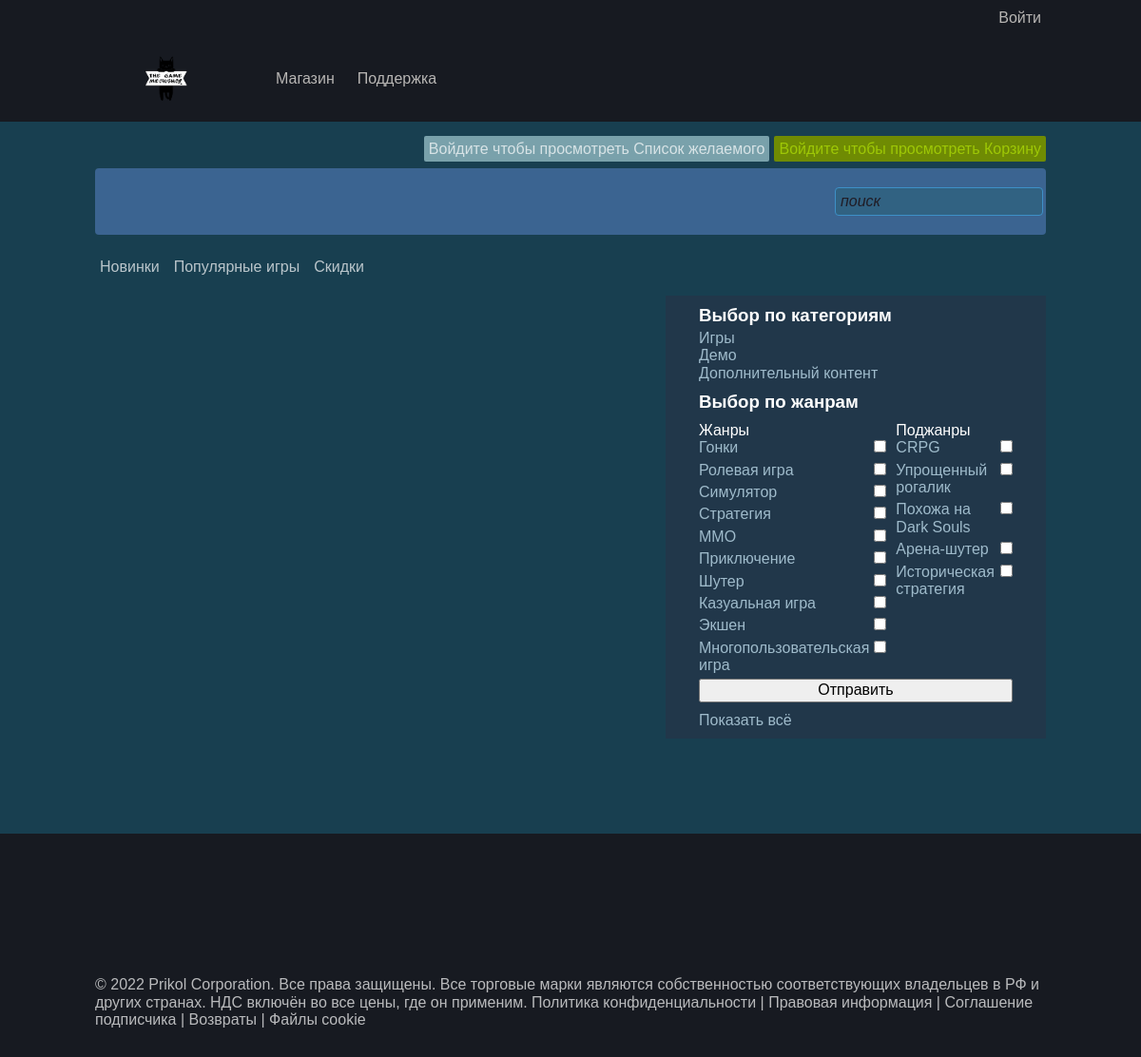
The app's page /category.php with its own data.
### tables this page shows
CREATE TABLE `categories` (
  `id` int NOT NULL,
  `name` varchar(255) NOT NULL
);

CREATE TABLE `genres` (
  `id` int NOT NULL,
  `name` varchar(255) NOT NULL
);

CREATE TABLE `subgenres` (
  `id` int NOT NULL,
  `name` varchar(255) NOT NULL
);

### includes/filter.php (the view)
<?php
echo "<div class='form__genres'>";
echo "<label class='form__label' for=''>Жанры</label>";
foreach ($genreSelectResult as $genreRow) {
    echo "<div class='aside__checkbox checkbox'>";
    echo "<label for='" . $genreRow['name'] . "' class='checkbox__label'>" . $genreRow['name'] . "</label>";
    echo "<input type='checkbox' name='genres[]' id='" . $genreRow['name'] . "' value='" . $genreRow['name'] . "'>";
    echo "</div>";
}
echo "</div>";
echo "<div class='form__subgenres'>";
echo "<label class='form__label' for=''>Поджанры</label>";
foreach ($subgenreSelectResult as $subgenreRow) {
    echo "<div class='aside__checkbox checkbox'>";
    echo "<label for='" . $subgenreRow['name'] . "' class='checkbox__label'>" . $subgenreRow['name'] . "</label>";
    echo "<input type='checkbox' name='subgenres[]' id='" . $subgenreRow['name'] . "' value='" . $subgenreRow['name'] . "'>";
    echo "</div>";
}
echo "</div>";

### category.php (shortened to what this page needs)
<?php
include_once 'includes/connect.php';
?>
<!DOCTYPE html>
<html lang="ru">
<head>
    <link rel="stylesheet" href="/css/style.css">
    <link rel="stylesheet" href="/css/normalize.css">
</head>
<body>
    <main class="main">
        <?php
        include_once 'includes/header.php'
        ?>
        <section class="main__section store">
            <div class="container store__container">
                <div class="store__menu">
                    <ul class="store__nav">
                        <li class="store__item"><a href="#" class="store__link">Новинки</a></li>
                        <li class="store__item"><a href="#" class="store__link">Популярные игры</a></li>
                        <li class="store__item"><a href="#" class="store__link">Скидки</a></li>
                    </ul>
                    <div class="store__wrapper games">
                        <div class="games__filters">
                            <aside class="promo__aside aside">
                                <?php
                                $genreSelect = "SELECT * FROM `genres`";
                                $genreSelectResult = mysqli_query($connect, $genreSelect);
                                $subgenreSelect = "SELECT * FROM `subgenres`";
                                $subgenreSelectResult = mysqli_query($connect, $subgenreSelect);
                                $categorySelect = "SELECT * FROM `categories`";
                                $categorySelectResult = mysqli_query($connect, $categorySelect);
                                ?>
                                <div class="aside__categories categories">
                                    <h3 class="categories__label">Выбор по категориям</h3>
                                    <ul class="categories__list">
                                        <?php
                                        foreach ($categorySelectResult as $categoryRow) {
                                            echo "<li class='categories__item'>";
                                            echo "<a href='category.php?categoryid=" . $categoryRow['id'] . "' class='categories__link'>" . $categoryRow['name'] . "</a>";
                                            echo "</li>";
                                        }
                                        ?>
                                    </ul>
                                </div>
                                <form class="aside__form form" method="GET" action="filtered.php">
                                    <h3 class="form__label">Выбор по жанрам</h3>
                                    <div class="form__checkbox__wrapper">
                                        <?php
                                        include_once 'includes/filter.php'
                                        ?>
                                    </div>
                                    <input type="submit" value="Отправить" name="asideSend">
                                </form>
                                <a href="/index.php">Показать всё</a>
                            </aside>
                        </div>
                    </div>
                </div>
            </div>
        </section>
    </main>
    <footer class="footer">
        <div class="container footer__container">
            <p class="footer__text">
                © 2022 Prikol Corporation. Все права защищены. Все торговые марки являются собственностью соответствующих владельцев в РФ и других странах.
                НДС включён во все цены, где он применим. Политика конфиденциальности | Правовая информация | Соглашение подписчика | Возвраты | Файлы cookie
            </p>
        </div>
    </footer>
</body>
</html>

### css/style.css (style rules this page uses)
html { box-sizing: border-box; }
*, *::after, *::before { box-sizing: inherit; }
a { text-decoration: none; color: inherit; }
ul { list-style: none; padding: 0; margin: 0; }
body { min-width: 320px; background-color: #183f50; color: rgba(255, 255, 255, 0.7); font-family: sans-serif; }
.container { margin: 0 auto; max-width: 1000px; }
.store__nav { display: flex; margin-bottom: 10px; }
.store__item { padding: 10px; padding-left: 5px; }
.store__wrapper { display: flex; }
.promo__aside { display: flex; flex-direction: column; padding: 10px 35px; align-items: flex-start; }
.aside__form { display: flex; flex-direction: column; min-width: 50%; }
.checkbox__label { margin-right: 5px; }
.aside__checkbox { display: flex; justify-content: space-between; align-items: baseline; margin-bottom: 5px; }
.form__label { margin: 0; margin-bottom: 10px; }
.form__genres { margin-right: 10px; }
.form__checkbox__wrapper { display: flex; flex-direction: row; }
.categories__label { margin: 0; margin-bottom: 5px; }
.categories__list { margin-bottom: 10px; }
.footer { background-color: #171a21; padding-top: 150px; padding-bottom: 30px; }
.footer__text { margin: 0; }
.store { margin-bottom: 100px; }
.promo__aside { background-color: #21374a; color: #9fbbcb; }
.games__filters { max-width: 40%; }
.categories__label { color: #fff; }
.form__label { color: #fff; }
.aside__form { margin-bottom: 10px; }
.store__wrapper { display: flex; justify-content: space-between; }

### records on screen
categories: name "Игры"
categories: name "Демо"
categories: name "Дополнительный контент"
genres: name "Гонки"
genres: name "Ролевая игра"
genres: name "Симулятор"
genres: name "Стратегия"
genres: name "ММО"
genres: name "Приключение"
genres: name "Шутер"
genres: name "Казуальная игра"
genres: name "Экшен"
genres: name "Многопользовательская игра"
subgenres: name "CRPG"
subgenres: name "Упрощенный рогалик"
subgenres: name "Похожа на Dark Souls"
subgenres: name "Арена-шутер"
subgenres: name "Историческая стратегия"
